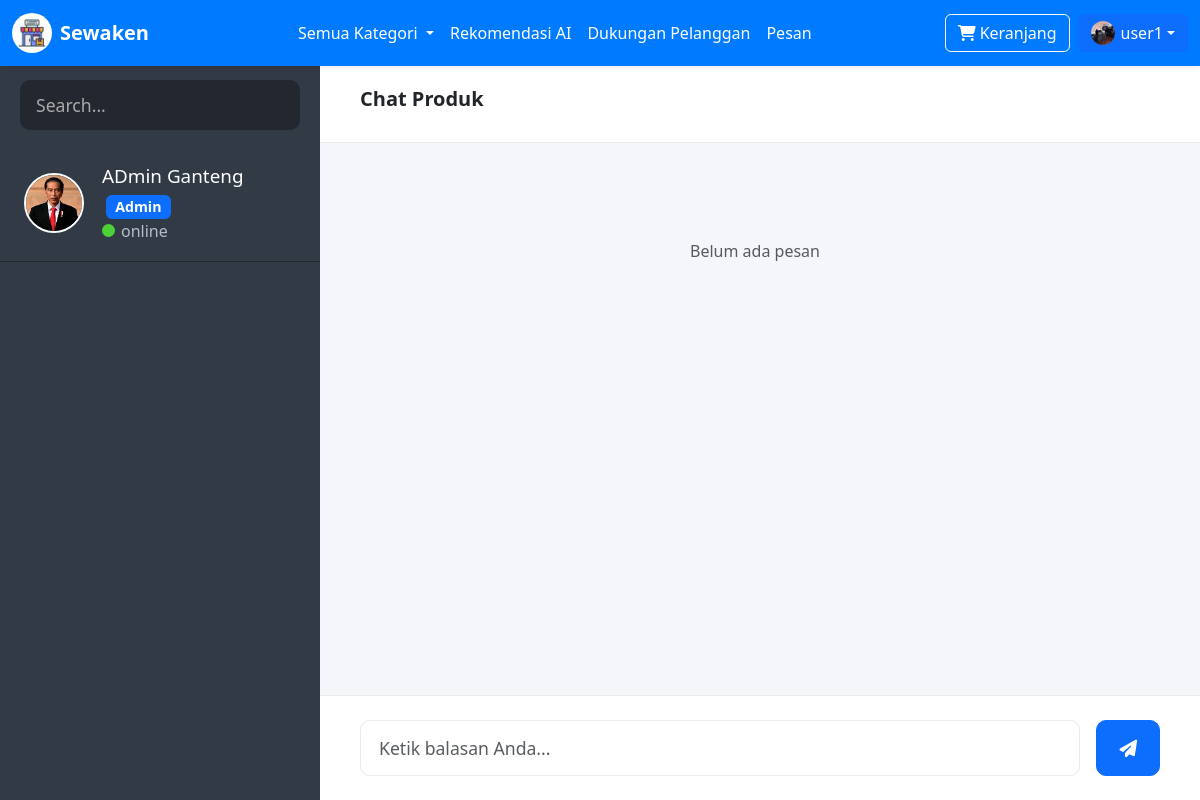
The app's page /message.php (signed in) with its own data.
### tables this page shows
CREATE TABLE `users` (
  `id` int(11) NOT NULL,
  `username` varchar(50) NOT NULL,
  `nama_lengkap` varchar(100) DEFAULT NULL,
  `email` varchar(100) DEFAULT NULL,
  `no_hp` varchar(20) DEFAULT NULL,
  `alamat` varchar(255) DEFAULT NULL,
  `foto_profil` varchar(255) DEFAULT NULL,
  `saldo` decimal(15,2) NOT NULL DEFAULT '0.00',
  `phone_number` varchar(20) DEFAULT NULL,
  `address` text,
  `profile_picture` varchar(255) DEFAULT NULL,
  `created_at` datetime DEFAULT CURRENT_TIMESTAMP,
  `password` varchar(255) NOT NULL,
  `role` enum('user','admin') NOT NULL
);

### message.php (the view, shortened to what this page needs)
<?php
include 'koneksi.php';
$user_id = $_SESSION['user_id'] ?? 0;
$kontak_admin = [];
if ($user_id) {
    $produk_admin = [];
    $q = mysqli_query($conn, "SELECT cm.produk_id, p.nama AS nama_produk, p.gambar, p.admin_id FROM chat_messages cm JOIN produk p ON cm.produk_id=p.id WHERE cm.user_id=$user_id GROUP BY cm.produk_id ORDER BY MAX(cm.created_at) DESC");
    while ($row = mysqli_fetch_assoc($q)) {
        if ($row['admin_id']) {
            $produk_admin[$row['admin_id']][] = $row;
        }
    }
    if (!empty($produk_admin)) {
        $admin_ids = implode(',', array_map('intval', array_keys($produk_admin)));
        $admin_q = mysqli_query($conn, "SELECT * FROM users WHERE id IN ($admin_ids) AND role='admin'");
        while ($a = mysqli_fetch_assoc($admin_q)) {
            $kontak_admin[] = [
                'admin' => $a,
                'produk' => $produk_admin[$a['id']] ?? []
            ];
        }
    }
}
$produk = null;
$chat_detail = [];
include 'includes/_header.php';
?>
<!DOCTYPE html>
<html lang="id">
<head>
    <link href="https://cdn.jsdelivr.net/npm/bootstrap@5.3.3/dist/css/bootstrap.min.css" rel="stylesheet">
    <link rel="stylesheet" href="https://cdnjs.cloudflare.com/ajax/libs/font-awesome/6.5.1/css/all.min.css">
</head>
<body>
<div class="chat-app-container">
    <div class="chat-sidebar">
        <div class="search-box">
            <input type="text" class="form-control" placeholder="Search..." id="produkSearch" onkeyup="filterProdukList()">
        </div>
        <div class="contacts-list" id="contactsList">
            <div id="adminList">
                <?php if (empty($kontak_admin)): ?>
                    <div class="text-center text-muted mt-5">Belum ada kontak admin</div>
                <?php else: foreach($kontak_admin as $idx => $adm): $a = $adm['admin']; ?>
                    <div class="contact-item" data-admin="<?= $a['id'] ?>" onclick="showProdukList(<?= $a['id'] ?>)">
                        <img src="<?= htmlspecialchars($a['foto_profil'] ?: 'assets/images/account-avatar-profile-user-6-svgrepo-com.svg') ?>" class="contact-avatar" alt="Admin">
                        <div class="contact-info">
                            <div class="contact-name"><?= htmlspecialchars($a['nama_lengkap'] ?: $a['username']) ?> <span class="badge bg-primary ms-1">Admin</span></div>
                            <div class="contact-status"><span class="status-dot online"></span>online</div>
                        </div>
                    </div>
                <?php endforeach; endif; ?>
            </div>
        </div>
    </div>
    <div class="chat-main">
        <div class="chat-header">
            <?php if($produk): ?>
                <img src="<?= htmlspecialchars($produk['gambar']) ?>" class="header-avatar" alt="<?= htmlspecialchars($produk['nama']) ?>">
                <div class="header-info">
                    <div class="header-title">Chat Produk: <?= htmlspecialchars($produk['nama']) ?></div>
                    <div class="header-desc">ID Produk: <?= htmlspecialchars($produk['id']) ?></div>
                </div>
            <?php else: ?>
                <div class="header-title">Chat Produk</div>
            <?php endif; ?>
        </div>
        <div class="chat-messages">
            <?php if (empty($chat_detail)): ?>
                <div class="text-center text-muted mt-5">Belum ada pesan</div>
            <?php else: foreach($chat_detail as $msg): ?>
                <div class="bubble-row <?= $msg['sender']=='admin'?'received':'sent' ?>">
                    <div class="message-bubble <?= $msg['sender']=='admin'?'received':'sent' ?>">
                        <?= nl2br(htmlspecialchars($msg['message'])) ?>
                        <div class="message-meta">
                            <?php if($msg['sender']=='user'): ?>
                                <?= htmlspecialchars($_SESSION['nama_lengkap'] ?? $_SESSION['username'] ?? 'Anda') ?>
                            <?php else: ?>
                                Admin
                            <?php endif; ?>
                            &bull; <?= date('d/m/Y H:i', strtotime($msg['created_at'])) ?>
                        </div>
                    </div>
                </div>
            <?php endforeach; endif; ?>
        </div>
        <div class="chat-input-area">
            <form class="chat-input-box" method="post" autocomplete="off">
                <input type="text" name="message" class="form-control" placeholder="Ketik balasan Anda..." required>
                <button class="btn btn-primary" type="submit"><i class="fas fa-paper-plane"></i></button>
            </form>
        </div>
    </div>
</div>
</body>
</html>

### includes/_header.php (shortened to what this page needs)
<!DOCTYPE html>
<html lang="id">
<head>
    <link href="https://cdn.jsdelivr.net/npm/bootstrap@5.3.3/dist/css/bootstrap.min.css" rel="stylesheet">
    <link rel="stylesheet" href="https://cdnjs.cloudflare.com/ajax/libs/font-awesome/6.0.0-beta3/css/all.min.css">
    <link rel="stylesheet" href="style.css">
</head>
<body>
    <nav class="navbar navbar-expand-lg navbar-dark bg-primary shadow-sm">
        <div class="container-fluid">
            <a class="navbar-brand d-flex align-items-center" href="index.php">
                <img src="assets/images/th.jpeg" alt="Logo" width="40" height="40" class="me-2 rounded-circle">
                <span class="fw-bold text-white">Sewaken</span>
            </a>
            <div class="collapse navbar-collapse" id="navbarNavDropdown">
                <ul class="navbar-nav mx-auto mb-2 mb-lg-0">
                    <li class="nav-item dropdown">
                        <a class="nav-link dropdown-toggle" href="#" id="navbarDropdownMenuLink" role="button" data-bs-toggle="dropdown" aria-expanded="false">
                            Semua Kategori
                        </a>
                    </li>
                    <li class="nav-item">
                        <a class="nav-link" href="chat.php">Rekomendasi AI</a>
                    </li>
                    <li class="nav-item">
                        <a class="nav-link" href="customer_support.php">Dukungan Pelanggan</a>
                    </li>
                    <li class="nav-item">
                        <a class="nav-link" href="message.php">Pesan</a>
                    </li>
                </ul>
                <div class="d-flex align-items-center">
                    <a href="chart_produk.php" class="btn btn-outline-primary me-2 d-flex align-items-center">
                        <i class="fas fa-shopping-cart me-1"></i> Keranjang
                    </a>
                    <?php if (isset($_SESSION['user_id'])): ?>
                        <?php
                        $foto_profil_user = '';
                        $user_id_header = $_SESSION['user_id'];
                        $conn_header = mysqli_connect('localhost', 'root', '', 'db_sewaken');
                        if ($conn_header) {
                            $q_header = mysqli_query($conn_header, "SELECT foto_profil FROM users WHERE id='$user_id_header'");
                            if ($row_header = mysqli_fetch_assoc($q_header)) {
                                $foto_profil_user = $row_header['foto_profil'];
                            }
                        }
                        ?>
                        <div class="dropdown">
                            <a class="btn btn-primary dropdown-toggle d-flex align-items-center" href="#" role="button" id="dropdownMenuLink" data-bs-toggle="dropdown" aria-expanded="false">
                                <?php if ($foto_profil_user): ?>
                                    <img src="<?= htmlspecialchars($foto_profil_user) ?>" alt="Avatar" style="width:24px;height:24px;border-radius:50%;object-fit:cover;margin-right:6px;">
                                <?php else: ?>
                                    <i class="fas fa-user-circle me-1"></i>
                                <?php endif; ?>
                                <span class="text-white"><?= htmlspecialchars($_SESSION['username']) ?></span>
                            </a>
                        </div>
                    <?php else: ?>
                        <a href="login.php" class="btn btn-success me-2">Login</a>
                        <a href="register.php" class="btn btn-info">Register</a>
                    <?php endif; ?>
                </div>
            </div>
        </div>
    </nav>
</body>
</html>

### style.css (style rules this page uses)
.navbar.bg-primary { background-color: #007bff !important; color: #fff !important; position: sticky; top: 0; z-index: 1020; width: 100%; }
.navbar.bg-primary .navbar-brand, .navbar.bg-primary .nav-link, .navbar.bg-primary .dropdown-toggle, .navbar.bg-primary .btn, .navbar.bg-primary .navbar-brand span { color: #fff !important; }
.navbar.bg-primary .btn-outline-primary { border-color: #fff !important; color: #fff !important; background: transparent !important; }

### message.php (style rules this page uses)
html, body { height: 100%; margin: 0; padding: 0; }
body { background-color: #f0f2f5; margin: 0; padding: 0; height: 100vh; }
.chat-app-container { width: 100vw; height: calc(100vh - 56px); min-height: calc(100vh - 56px); min-width: 100vw; margin: 0 !important; border-radius: 0; box-shadow: none; overflow: hidden; display: flex; background: #fff; position: fixed; top: 56px; left: 0; z-index: 1; }
.chat-sidebar { width: 320px; background: #323a45; color: #fff; padding: 0; display: flex; flex-direction: column; height: 100vh; }
.chat-sidebar .search-box { padding: 24px 20px 14px 20px; }
.chat-sidebar input { background: #23272f; color: #fff; border: none; border-radius: 10px; font-size: 1.1em; padding: 12px 16px; }
.chat-sidebar .contacts-list { flex: 1; overflow-y: auto; padding: 0 0 14px 0; }
.chat-sidebar .contact-item { display: flex; align-items: center; gap: 18px; padding: 18px 24px; cursor: pointer; border-bottom: 1px solid #23272f; transition: background 0.2s; text-decoration: none; color: inherit; }
.chat-sidebar .contact-avatar { width: 60px; height: 60px; border-radius: 50%; object-fit: cover; border: 2px solid #fff; }
.chat-sidebar .contact-info { flex: 1; }
.chat-sidebar .contact-name { font-weight: 500; font-size: 1.18em; }
.chat-sidebar .contact-status { font-size: 1em; color: #b2becd; }
.chat-sidebar .status-dot { width: 13px; height: 13px; border-radius: 50%; display: inline-block; margin-right: 6px; }
.chat-sidebar .online { background: #4cd137; }
.chat-main { flex: 1; display: flex; flex-direction: column; background: #f4f6fa; height: 100vh; }
.chat-header { background: #fff; border-bottom: 1px solid #eaeaea; padding: 28px 40px; display: flex; align-items: center; gap: 22px; }
.chat-header .header-title { font-weight: 600; font-size: 1.25em; }
.chat-messages { flex: 1; overflow-y: auto; padding: 48px 50px 38px 40px; display: flex; flex-direction: column; gap: 38px; background: #f4f6fa; }
.chat-input-area { background: #fff; border-top: 1px solid #eaeaea; padding: 24px 40px; position: sticky; bottom: 0; z-index: 2; }
.chat-input-box { display: flex; gap: 16px; }
.chat-input-box input { flex: 1; border-radius: 10px; font-size: 1.1em; border: 1px solid #eaeaea; padding: 14px 18px; }
.chat-input-box button { border-radius: 10px; font-size: 1.1em; padding: 0 22px; }
#produkSearch::placeholder { color: #aaa !important; opacity: 1; }

### records on screen
users: foto_profil (picture)
users: foto_profil (picture), nama_lengkap "ADmin Ganteng"

### other values on screen
$_SESSION['username'] "user1"
